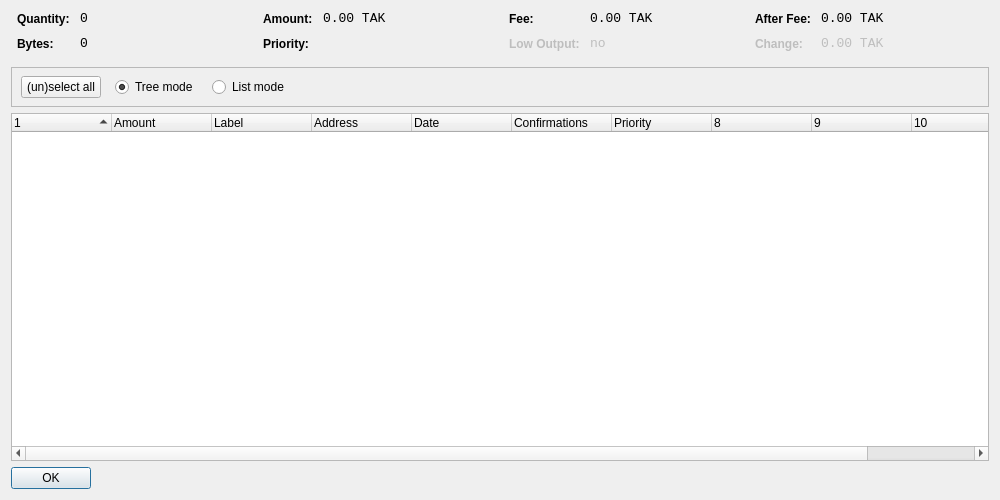
<?xml version="1.0" encoding="UTF-8"?>
<ui version="4.0">
 <class>CoinControlDialog</class>
 <widget class="QDialog" name="CoinControlDialog">
  <property name="geometry">
   <rect>
    <x>0</x>
    <y>0</y>
    <width>1000</width>
    <height>500</height>
   </rect>
  </property>
  <property name="windowTitle">
   <string>Coin Control</string>
  </property>
  <layout class="QVBoxLayout" name="verticalLayout">
   <item>
    <layout class="QHBoxLayout" name="horizontalLayoutTop" stretch="0,0,0,0">
     <property name="topMargin">
      <number>0</number>
     </property>
     <property name="bottomMargin">
      <number>10</number>
     </property>
     <item>
      <layout class="QFormLayout" name="formLayoutCoinControl1">
       <property name="horizontalSpacing">
        <number>10</number>
       </property>
       <property name="verticalSpacing">
        <number>10</number>
       </property>
       <property name="leftMargin">
        <number>6</number>
       </property>
       <property name="rightMargin">
        <number>6</number>
       </property>
       <item row="0" column="0">
        <widget class="QLabel" name="labelCoinControlQuantityText">
         <property name="styleSheet">
          <string notr="true">font-weight:bold;</string>
         </property>
         <property name="text">
          <string>Quantity:</string>
         </property>
        </widget>
       </item>
       <item row="0" column="1">
        <widget class="QLabel" name="labelCoinControlQuantity">
         <property name="font">
          <font>
           <family>Monospace</family>
           <pointsize>10</pointsize>
          </font>
         </property>
         <property name="cursor">
          <cursorShape>IBeamCursor</cursorShape>
         </property>
         <property name="contextMenuPolicy">
          <enum>Qt::ActionsContextMenu</enum>
         </property>
         <property name="text">
          <string notr="true">0</string>
         </property>
         <property name="textInteractionFlags">
          <set>Qt::LinksAccessibleByMouse|Qt::TextSelectableByKeyboard|Qt::TextSelectableByMouse</set>
         </property>
        </widget>
       </item>
       <item row="1" column="0">
        <widget class="QLabel" name="labelCoinControlBytesText">
         <property name="styleSheet">
          <string notr="true">font-weight:bold;</string>
         </property>
         <property name="text">
          <string>Bytes:</string>
         </property>
        </widget>
       </item>
       <item row="1" column="1">
        <widget class="QLabel" name="labelCoinControlBytes">
         <property name="font">
          <font>
           <family>Monospace</family>
           <pointsize>10</pointsize>
          </font>
         </property>
         <property name="cursor">
          <cursorShape>IBeamCursor</cursorShape>
         </property>
         <property name="contextMenuPolicy">
          <enum>Qt::ActionsContextMenu</enum>
         </property>
         <property name="text">
          <string notr="true">0</string>
         </property>
         <property name="textInteractionFlags">
          <set>Qt::LinksAccessibleByMouse|Qt::TextSelectableByKeyboard|Qt::TextSelectableByMouse</set>
         </property>
        </widget>
       </item>
      </layout>
     </item>
     <item>
      <layout class="QFormLayout" name="formLayoutCoinControl2">
       <property name="horizontalSpacing">
        <number>10</number>
       </property>
       <property name="verticalSpacing">
        <number>10</number>
       </property>
       <property name="leftMargin">
        <number>6</number>
       </property>
       <property name="rightMargin">
        <number>6</number>
       </property>
       <item row="0" column="0">
        <widget class="QLabel" name="labelCoinControlAmountText">
         <property name="styleSheet">
          <string notr="true">font-weight:bold;</string>
         </property>
         <property name="text">
          <string>Amount:</string>
         </property>
        </widget>
       </item>
       <item row="0" column="1">
        <widget class="QLabel" name="labelCoinControlAmount">
         <property name="font">
          <font>
           <family>Monospace</family>
           <pointsize>10</pointsize>
          </font>
         </property>
         <property name="cursor">
          <cursorShape>IBeamCursor</cursorShape>
         </property>
         <property name="contextMenuPolicy">
          <enum>Qt::ActionsContextMenu</enum>
         </property>
         <property name="text">
          <string notr="true">0.00 TAK</string>
         </property>
         <property name="textInteractionFlags">
          <set>Qt::LinksAccessibleByMouse|Qt::TextSelectableByKeyboard|Qt::TextSelectableByMouse</set>
         </property>
        </widget>
       </item>
       <item row="1" column="0">
        <widget class="QLabel" name="labelCoinControlPriorityText">
         <property name="styleSheet">
          <string notr="true">font-weight:bold;</string>
         </property>
         <property name="text">
          <string>Priority:</string>
         </property>
        </widget>
       </item>
       <item row="1" column="1">
        <widget class="QLabel" name="labelCoinControlPriority">
         <property name="font">
          <font>
           <family>Monospace</family>
           <pointsize>10</pointsize>
          </font>
         </property>
         <property name="cursor">
          <cursorShape>IBeamCursor</cursorShape>
         </property>
         <property name="contextMenuPolicy">
          <enum>Qt::ActionsContextMenu</enum>
         </property>
         <property name="text">
          <string/>
         </property>
         <property name="textInteractionFlags">
          <set>Qt::LinksAccessibleByMouse|Qt::TextSelectableByKeyboard|Qt::TextSelectableByMouse</set>
         </property>
        </widget>
       </item>
      </layout>
     </item>
     <item>
      <layout class="QFormLayout" name="formLayoutCoinControl3">
       <property name="horizontalSpacing">
        <number>10</number>
       </property>
       <property name="verticalSpacing">
        <number>10</number>
       </property>
       <property name="leftMargin">
        <number>6</number>
       </property>
       <property name="rightMargin">
        <number>6</number>
       </property>
       <item row="0" column="0">
        <widget class="QLabel" name="labelCoinControlFeeText">
         <property name="styleSheet">
          <string notr="true">font-weight:bold;</string>
         </property>
         <property name="text">
          <string>Fee:</string>
         </property>
        </widget>
       </item>
       <item row="0" column="1">
        <widget class="QLabel" name="labelCoinControlFee">
         <property name="font">
          <font>
           <family>Monospace</family>
           <pointsize>10</pointsize>
          </font>
         </property>
         <property name="cursor">
          <cursorShape>IBeamCursor</cursorShape>
         </property>
         <property name="contextMenuPolicy">
          <enum>Qt::ActionsContextMenu</enum>
         </property>
         <property name="text">
          <string notr="true">0.00 TAK</string>
         </property>
         <property name="textInteractionFlags">
          <set>Qt::LinksAccessibleByMouse|Qt::TextSelectableByKeyboard|Qt::TextSelectableByMouse</set>
         </property>
        </widget>
       </item>
       <item row="1" column="0">
        <widget class="QLabel" name="labelCoinControlLowOutputText">
         <property name="enabled">
          <bool>false</bool>
         </property>
         <property name="styleSheet">
          <string notr="true">font-weight:bold;</string>
         </property>
         <property name="text">
          <string>Low Output:</string>
         </property>
        </widget>
       </item>
       <item row="1" column="1">
        <widget class="QLabel" name="labelCoinControlLowOutput">
         <property name="enabled">
          <bool>false</bool>
         </property>
         <property name="font">
          <font>
           <family>Monospace</family>
           <pointsize>10</pointsize>
          </font>
         </property>
         <property name="cursor">
          <cursorShape>IBeamCursor</cursorShape>
         </property>
         <property name="contextMenuPolicy">
          <enum>Qt::ActionsContextMenu</enum>
         </property>
         <property name="text">
          <string notr="true">no</string>
         </property>
         <property name="textInteractionFlags">
          <set>Qt::LinksAccessibleByMouse|Qt::TextSelectableByKeyboard|Qt::TextSelectableByMouse</set>
         </property>
        </widget>
       </item>
      </layout>
     </item>
     <item>
      <layout class="QFormLayout" name="formLayoutCoinControl4">
       <property name="horizontalSpacing">
        <number>10</number>
       </property>
       <property name="verticalSpacing">
        <number>10</number>
       </property>
       <property name="leftMargin">
        <number>6</number>
       </property>
       <property name="rightMargin">
        <number>6</number>
       </property>
       <item row="0" column="0">
        <widget class="QLabel" name="labelCoinControlAfterFeeText">
         <property name="styleSheet">
          <string notr="true">font-weight:bold;</string>
         </property>
         <property name="text">
          <string>After Fee:</string>
         </property>
        </widget>
       </item>
       <item row="0" column="1">
        <widget class="QLabel" name="labelCoinControlAfterFee">
         <property name="font">
          <font>
           <family>Monospace</family>
           <pointsize>10</pointsize>
          </font>
         </property>
         <property name="cursor">
          <cursorShape>IBeamCursor</cursorShape>
         </property>
         <property name="contextMenuPolicy">
          <enum>Qt::ActionsContextMenu</enum>
         </property>
         <property name="text">
          <string notr="true">0.00 TAK</string>
         </property>
         <property name="textInteractionFlags">
          <set>Qt::LinksAccessibleByMouse|Qt::TextSelectableByKeyboard|Qt::TextSelectableByMouse</set>
         </property>
        </widget>
       </item>
       <item row="1" column="0">
        <widget class="QLabel" name="labelCoinControlChangeText">
         <property name="enabled">
          <bool>false</bool>
         </property>
         <property name="styleSheet">
          <string notr="true">font-weight:bold;</string>
         </property>
         <property name="text">
          <string>Change:</string>
         </property>
        </widget>
       </item>
       <item row="1" column="1">
        <widget class="QLabel" name="labelCoinControlChange">
         <property name="enabled">
          <bool>false</bool>
         </property>
         <property name="font">
          <font>
           <family>Monospace</family>
           <pointsize>10</pointsize>
          </font>
         </property>
         <property name="cursor">
          <cursorShape>IBeamCursor</cursorShape>
         </property>
         <property name="contextMenuPolicy">
          <enum>Qt::ActionsContextMenu</enum>
         </property>
         <property name="text">
          <string notr="true">0.00 TAK</string>
         </property>
         <property name="textInteractionFlags">
          <set>Qt::LinksAccessibleByMouse|Qt::TextSelectableByKeyboard|Qt::TextSelectableByMouse</set>
         </property>
        </widget>
       </item>
      </layout>
     </item>
    </layout>
   </item>
   <item>
    <widget class="QFrame" name="frame">
     <property name="minimumSize">
      <size>
       <width>0</width>
       <height>40</height>
      </size>
     </property>
     <property name="frameShape">
      <enum>QFrame::StyledPanel</enum>
     </property>
     <property name="frameShadow">
      <enum>QFrame::Sunken</enum>
     </property>
     <widget class="QWidget" name="horizontalLayoutWidget">
      <property name="geometry">
       <rect>
        <x>10</x>
        <y>0</y>
        <width>781</width>
        <height>41</height>
       </rect>
      </property>
      <layout class="QHBoxLayout" name="horizontalLayoutPanel" stretch="0,0,0,0,0">
       <property name="spacing">
        <number>14</number>
       </property>
       <item>
        <widget class="QPushButton" name="pushButtonSelectAll">
         <property name="sizePolicy">
          <sizepolicy hsizetype="Maximum" vsizetype="Fixed">
           <horstretch>0</horstretch>
           <verstretch>0</verstretch>
          </sizepolicy>
         </property>
         <property name="text">
          <string>(un)select all</string>
         </property>
        </widget>
       </item>
       <item>
        <widget class="QRadioButton" name="radioTreeMode">
         <property name="sizePolicy">
          <sizepolicy hsizetype="Maximum" vsizetype="Fixed">
           <horstretch>0</horstretch>
           <verstretch>0</verstretch>
          </sizepolicy>
         </property>
         <property name="text">
          <string>Tree mode</string>
         </property>
         <property name="checked">
          <bool>true</bool>
         </property>
        </widget>
       </item>
       <item>
        <widget class="QRadioButton" name="radioListMode">
         <property name="sizePolicy">
          <sizepolicy hsizetype="Maximum" vsizetype="Fixed">
           <horstretch>0</horstretch>
           <verstretch>0</verstretch>
          </sizepolicy>
         </property>
         <property name="text">
          <string>List mode</string>
         </property>
        </widget>
       </item>
       <item>
        <spacer name="horizontalSpacer">
         <property name="orientation">
          <enum>Qt::Horizontal</enum>
         </property>
         <property name="sizeHint" stdset="0">
          <size>
           <width>40</width>
           <height>20</height>
          </size>
         </property>
        </spacer>
       </item>
      </layout>
     </widget>
    </widget>
   </item>
   <item>
    <widget class="CoinControlTreeWidget" name="treeWidget">
     <property name="contextMenuPolicy">
      <enum>Qt::CustomContextMenu</enum>
     </property>
     <property name="sortingEnabled">
      <bool>false</bool>
     </property>
     <property name="columnCount">
      <number>11</number>
     </property>
     <attribute name="headerShowSortIndicator" stdset="0">
      <bool>true</bool>
     </attribute>
     <attribute name="headerStretchLastSection">
      <bool>false</bool>
     </attribute>
     <column>
      <property name="text">
       <string/>
      </property>
     </column>
     <column>
      <property name="text">
       <string>Amount</string>
      </property>
     </column>
     <column>
      <property name="text">
       <string>Label</string>
      </property>
     </column>
     <column>
      <property name="text">
       <string>Address</string>
      </property>
     </column>
     <column>
      <property name="text">
       <string>Date</string>
      </property>
     </column>
     <column>
      <property name="text">
       <string>Confirmations</string>
      </property>
      <property name="toolTip">
       <string>Confirmed</string>
      </property>
     </column>
     <column>
      <property name="text">
       <string>Priority</string>
      </property>
     </column>
     <column>
      <property name="text">
       <string/>
      </property>
     </column>
     <column>
      <property name="text">
       <string/>
      </property>
     </column>
     <column>
      <property name="text">
       <string/>
      </property>
     </column>
     <column>
      <property name="text">
       <string/>
      </property>
     </column>
    </widget>
   </item>
   <item>
    <widget class="QDialogButtonBox" name="buttonBox">
     <property name="sizePolicy">
      <sizepolicy hsizetype="Maximum" vsizetype="Fixed">
       <horstretch>0</horstretch>
       <verstretch>0</verstretch>
      </sizepolicy>
     </property>
     <property name="orientation">
      <enum>Qt::Horizontal</enum>
     </property>
     <property name="standardButtons">
      <set>QDialogButtonBox::Ok</set>
     </property>
    </widget>
   </item>
  </layout>
 </widget>
 <customwidgets>
  <customwidget>
   <class>CoinControlTreeWidget</class>
   <extends>QTreeWidget</extends>
   <header>coincontroltreewidget.h</header>
  </customwidget>
 </customwidgets>
 <resources/>
 <connections/>
</ui>
